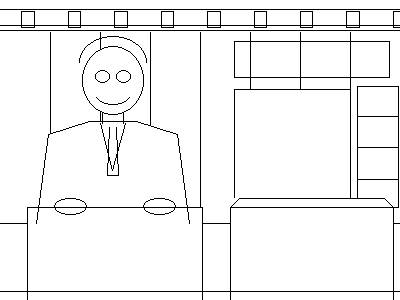

The Python source for this figure:
"""망상홈쇼핑 방송 장면 구도 선 밑그림 400×300(4:3), 투명 바탕·선만(사용자 11-09 「색 칠하지 말고 투명 배경에 선으로만」). v3 자리를 400/448로 줄임."""
from PIL import Image, ImageDraw
W,H=400,300; s=400/448
im=Image.new('RGBA',(W,H),(0,0,0,0)); d=ImageDraw.Draw(im); C=(0,0,0,255)
P=lambda *xy:[round(v*s) for v in xy]
L=lambda *xy:d.line(P(*xy),fill=C,width=1)
R=lambda *xy:d.rectangle(P(*xy),outline=C,width=1)
L(0,34,448,34); L(0,10,448,10); L(0,28,448,28)                 # 트러스
for x in range(24,448,52): R(x,12,x+14,30)                      # 조명
L(0,250,448,250)                                                 # 뒷벽과 바닥 경계
for x in range(56,448,56): L(x,36,x,250)                         # 세트 판 이음
R(262,46,436,86)                                                 # 전광판
R(400,96,446,232); [L(400,y,446,y) for y in (130,165,200)]       # 소품 선반
d.rectangle(P(262,100,392,228),fill=(0,0,0,0)); R(262,100,392,228)   # 상품 뒤 벽 칸(안 비움)
# 앞 물건이 뒤 선을 가림: 먼저 투명으로 지우고 윤곽만
d.polygon(P(40,250,54,150,100,136,152,136,198,150,212,250),fill=(0,0,0,0))
d.rectangle(P(30,232,226,336),fill=(0,0,0,0)); d.rectangle(P(258,222,440,336),fill=(0,0,0,0))
d.ellipse(P(92,52,160,128),fill=(0,0,0,0)); d.rectangle(P(114,126,138,138),fill=(0,0,0,0))
d.ellipse(P(92,52,160,128),outline=C)                            # 얼굴
d.arc(P(88,40,164,100),180,360,fill=C)                           # 머리칼
d.ellipse(P(106,78,122,92),outline=C); d.ellipse(P(130,78,146,92),outline=C)
d.arc(P(108,96,144,116),10,170,fill=C)                           # 입
L(114,126,114,138); L(138,126,138,138)                           # 목
d.line(P(40,250,54,150,100,136,152,136,198,150,212,250),fill=C)  # 어깨·몸
d.line(P(112,138,126,190,140,138),fill=C)                        # 깃
d.line(P(122,142,120,196,132,196,130,142),fill=C)               # 넥타이
R(30,232,226,336)                                                # 단상
d.ellipse(P(60,222,96,240),outline=C); d.ellipse(P(160,222,196,240),outline=C)   # 손
d.line(P(268,222,430,222,440,232,258,232,268,222),fill=C); R(258,232,440,336)    # 시연 테이블
L(0,326,448,326)                                                 # 바닥 테이프
im.save('sketch_ds_studio_v4.png')
